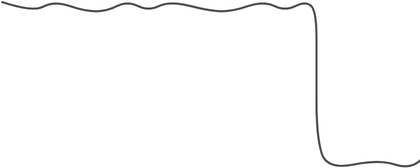
%> input picture goodClassifier.png, 420 x 168 px, shrunk from 840 x 336 before the run
$ octave test_ROC.m   (GNU Octave 9; MATLAB toolbox functions it lacks are replaced by stand-ins)
%> lines starting %> are read from the running program, lines starting %| are printed output that depends on the picture
### getCurveFromPic.m
function f = getCurveFromPic(picfile)
%> called with picfile = 'goodClassifier.png'
% 从图像识别函数曲线（无交互）
% 增加了对空值和多值的初步自动处理方法
% 增加了对截图左右的裁剪处理（归为空值）
% 重新定义了归一化方法（对截图上下的裁剪处理）
% 对交叉干扰和低信噪比图像，效果会降低。
% 优化了归一化方法
% yjy@2020-7-7

%% 获取随意图像
pic = imread(picfile);
%> pic is the input picture: size 168x420x3 uint8; min 48, max 255, mean 251.9
pic = rgb2gray(pic);
%> pic: size 168x420 uint8
pic = pic<(255/2); % 中央二值化 1 = white; 0 == black
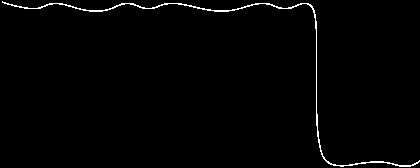
%> pic: size 168x420 logical; 1.2% white in thin lines or dots
% pic用1指示了线条像素

%% 将图像转化为数值散点
% 越界（空值）：检查+（线性）插值
% 白边（多值）：覆盖+扩张 （“曲线是连续的”）

% 第一列对解决白边问题很重要，第一列必须单值
% 这要求太强了，对一些在第一列有干扰的情况很糟
perfectFirstColumn = false;
while ~perfectFirstColumn
    % 首先线条是比较细的
    if sum(pic(:,1)) > 0.5*size(pic,1)
        pic(:,1) = [];
        continue
    end
    idx = find(pic(:,1));
    % 其次空值也不行（应该是截图截大了）
    if isempty(idx)
        pic(:,1) = [];
        continue
    end
    % 通过扩张算法检查本列是否单联通
    % neighbor在紧状态为所识别连续区间的外边界
    neighbor = [idx(1),idx(1)]; % 从任一点出发
    while  neighbor(1)>=1 && pic(neighbor(1),1)
        neighbor(1) = neighbor(1) - 1;
    end
    while  neighbor(2)<=size(pic,1) && pic(neighbor(2),1)
        neighbor(2) = neighbor(2) + 1;
    end
    % neighbor扩张到了外边缘
    if neighbor(2)-neighbor(1) - 1  >= length(idx) % 扩张到了所有点
        perfectFirstColumn = true;
    else
        pic(:,1) = []; % 这是不是太粗暴了？
    end
end
%> this loop made 3 passes
%> idx on pass 3: [2; 3]
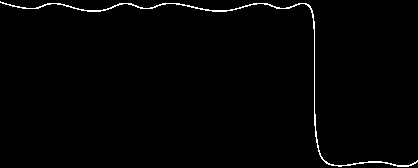
%> pic: size 168x418 logical; 1.2% white in thin lines or dots
%> after the loop, neighbor = [1 4]; perfectFirstColumn = true
% 建立数值点列记录变量f
f = zeros(size(pic,2),1);
nRows = size(pic,1);
%> nRows = 168
nColumns = size(pic,2);
%> nColumns = 418
waitForInterpolation = false;
lastValid = 0;
for ii=1:nColumns
    % 寻找3倍邻居区域像素点（覆盖）
    neighbor = myExpand(neighbor,3,nRows);
    idx = find(pic(neighbor(1):neighbor(2),ii));
    idx = neighbor(1)-1 + idx; % 恢复为pic的索引
    % 空值检查
    if isempty(idx)
        waitForInterpolation = true;
%         neighbor = [1,nRows]; % 搜索区域扩大到全部
        neighbor = myExpand(neighbor,3,nRows); % 搜索区域再扩大
        continue
    end
    % 如果idx的包络中含有大量0，则应该是遇到了多值
    if length(idx) / ( idx(end) - idx(1) ) < 0.75
        % 此时应该从距离上一列（最后有效列）最近的点开始进行连续扩张
        % 如果干扰太大，目标线条太细（甚至有间断），则可能跳到干扰上去
        core = nearest(idx,f(lastValid-1));
        %  使用扩张算法
        neighbor = [idx(core),idx(core)]; % 从任一点出发
        while  neighbor(1)>=1 && any(neighbor(1) == idx)
            neighbor(1) = neighbor(1) - 1;
        end
        while  neighbor(2)<=nColumns && any(neighbor(2) == idx)
            neighbor(2) = neighbor(2) + 1;
        end
%         idx = idx(neighbor(1)+1:neighbor(2)-1);
        idx = idx( find(idx==neighbor(1)+1):find(idx==neighbor(2)-1) );
    end
    % 获取全部邻居区域像素点联通区域（扩张）
    % neighbor可能扩张到外边缘(可能溢出)
    if idx(1)==neighbor(1) % 有必要向上扩张
        neighbor(1) = neighbor(1) - 1;
        while  neighbor(1)>=1 && pic(neighbor(1),ii)
            neighbor(1) = neighbor(1) - 1;
        end
%         idx = [(neighbor(1)+1:idx(1)-1)'; idx];
    else % 如果不要扩张则需要手动收紧
        neighbor(1) = idx(1)-1;
    end
    if idx(end)==neighbor(2) % 有必要向下扩张
        neighbor(2) = neighbor(2) + 1;
        while  neighbor(2)<=nRows && pic(neighbor(2),ii)
            neighbor(2) = neighbor(2) + 1;
        end
%         idx = [idx; (idx(end)+1:neighbor(2)-1)'];
    else % 如果不要扩张则需要手动收紧
        neighbor(2) = idx(end)+1;
    end
    idx = [(neighbor(1)+1:idx(1)-1)'; idx; (idx(end)+1:neighbor(2)-1)'];

    % 取均值
    f(ii) = mean(idx);
    % 一旦离开空值区间，就做线性插值补回空值
    if waitForInterpolation
        tmp = linspace(f(lastValid), f(ii),...
            ii-lastValid+1);
        f(lastValid+1:ii-1) = tmp(2:end-1)';
        waitForInterpolation = false;
    end
    lastValid = ii;
end
%> this loop made 418 passes
%> idx on passes 6, 9, 10: [4; 5], 5, [5; 6]
%> after the loop, f = 418 values, max 166.5 at index 339, min 2.5 at index 1, mean 45.93; neighbor = [160 163]; waitForInterpolation = false
% 如果最后有一段空值（应该是截图截大了）
if waitForInterpolation
    f(lastValid:end) = [];
end

f = nRows-f+1;
%> f = 418 values, max 166.5 at index 1, min 2.5 at index 339, mean 123.1
if max(f(:))-min(f(:)) > 0.8*nRows
    % 曲线已经充满图片高度的80%以上
    f = f - min(f(:));
%> f = 418 values, max 164 at index 1, min 0 at index 339, mean 120.6
    f = f / max(f(:)); % 充满值域+归一化
%> f = 418 values, max 1 at index 1, min 0 at index 339, mean 0.735
else
    % 图片上/下方有大量留白或曲线波动很小，尽量保留曲线在图片中的高度
    f = f / nRows;
end

% [5 lines of commented-out code are left out]

end

%%
function interval = myExpand(interval,n,max)
% 将整数区间interval扩张n倍，并保持区间中点基本不变
% 保持区间端点为正整数
% 限制区间端点小于上界max
len = abs(diff(interval));
% interval(1) = round( mid - n/2*len );
% interval(2) = round( mid + n/2*len );
if ~isrow(interval)
    interval = interval';
end
interval = interval + [-1,1]*len/2*(n-1);
interval(interval<1) = 1;
interval(interval>max) = floor(max);
end


% [4 lines left out: function nearest, not called in this run]

### plotCurve.m
function plot_curve(f)
%% 概率曲线f
% f = getCurveFromPic;
% f = getCurveFromPic('goodClassifier');
% f = getCurveFromPic('badClassifier');

nCase = length(f);
figure('Color','w');
plot(f,'Color',[1,1,1]*0.5,'LineWidth',1.2);
xlabel('Case')
ylabel('Signal(Probability)')
hold on

%% 给定阈值，画出阈值线
t = [0.9,0.7,0.2,0.02]; % 给定几个典型阈值
% 循环颜色
colormap = jet;
tmp = round(linspace(1,length(colormap),length(t)+1));
colormap = colormap(tmp(1:end-1),:);
for ii = 1:length(t)
    plot(t(ii)*ones(nCase,1),'--','Color',colormap(ii,:),'LineWidth',1)
    text(length(f)+10,t(ii),['t_',num2str(ii)])
    hold on
end
% title('模型得到的概率和几种不同的阈值位置')


%% 识别曲线g
figure('Color','w');
% 真实情况也可以画
realClass = zeros(nCase,1);
tmp = round(0.8*nCase); % 实际上有80%的阳性
realClass(1:tmp) = 1;
subplot(length(t)+1,1,1);
plot(realClass,'k','LineWidth',2);
ylabel('Reality')

g = zeros(length(f),length(t));
for ii = 1:length(t)
    pos = f>t(ii);
    g(pos,ii) = 1;
    subplot(length(t)+1,1,ii+1);
    plot(g(:,ii),'Color',colormap(ii,:),'LineWidth',2);
    ylabel(['t_',num2str(ii)])
end
xlabel('Case')
% title('设置不同阈值时的识别结果')
% text(length(f)/2-120,1.6*(length(t)+1),'设置不同阈值时的识别结果')

### plotROC.m
%% 来画任意分类器的ROC吧
function ROC = plotROC(data)
% data : n x 2矩阵
%   第一列是真实标签，0-阴性，1-阳性，第二列是分类器输出，属于[0,1]

nCase = size(data,1);
rp = sum(data(:,2));% 真实阳性数量
rn = nCase - rp;% 真实阴性数量
%  f<t判阴性,f>=t判阳性
data = sortrows(data,1,'descend');

% [18 lines of commented-out code are left out]
ROC = zeros(nCase+1,2);
for ii = 1:nCase
    if data(ii,2)
        ROC(ii+1,1) = ROC(ii,1);
        ROC(ii+1,2) = ROC(ii,2) + 1;
    else
        ROC(ii+1,1) = ROC(ii,1) + 1;
        ROC(ii+1,2) = ROC(ii,2);
    end
end
ROC = ROC/diag([rn,rp]);
AUC = calcAUC(ROC);

figure('Color','w');
plot(ROC(:,1),ROC(:,2));
hold on
plot([0:0.1:1]',[0:0.1:1]','--','Color',[1,1,1]*0.5)
axis equal
xlim([-0.02,1.02])
ylim([-0.02,1.02])
grid on
xlabel('FPR')
ylabel('TPR')
title(['ROC  (AUC = ',num2str(AUC),' )'])

end

% [6 lines left out: function calcAUC, not called in this run]

### test_ROC.m
%% 分类器输出概率曲线+几种阈值分类结果+ROC
%% goodClassifier
% goodClassifier = load('classifier.mat').goodClassifier;
goodClassifier = getCurveFromPic('goodClassifier.png');
%> goodClassifier has the same summary as f in getCurveFromPic

plotCurve(goodClassifier)
%> after the loop in plot_curve, `for ii = 1:length(t)`:
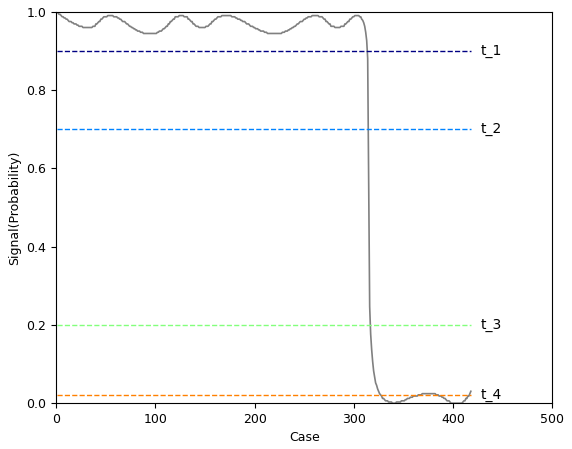
%> figure redrawn from the program's plot data; curve peaks at x = 1, y = 1
%> after the loop in plot_curve, `for ii = 1:length(t)`: g = 418 rows, first 8: [1 1 1 1; 1 1 1 1; 1 1 1 1; 1 1 1 1; 1 1 1 1; 1 1 1 1; 1 1 1 1; 1 1 1 1]
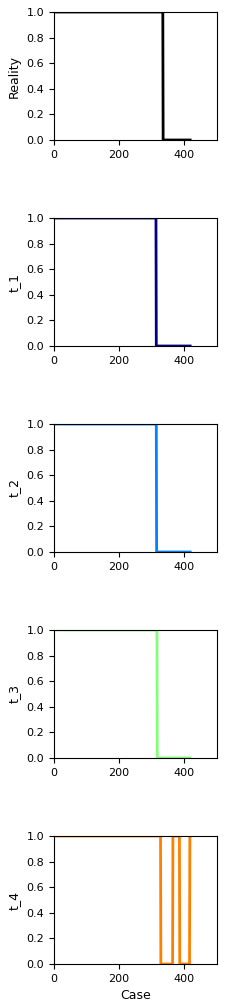
%> figure redrawn from the program's plot data, 5 panels; panel 1: curve peaks at x = 1, y = 1
nCase = size(goodClassifier,1);
%> nCase = 418

realClass = zeros(nCase,1);
tmp = round(0.8*nCase); % 实际上有80%的阳性
%> tmp = 334
realClass(1:tmp) = 1;

roc_good = plotROC([goodClassifier,realClass]);
%> in plotROC, `rn = nCase - rp;`: rn = 84
%> the run ends on the next line
